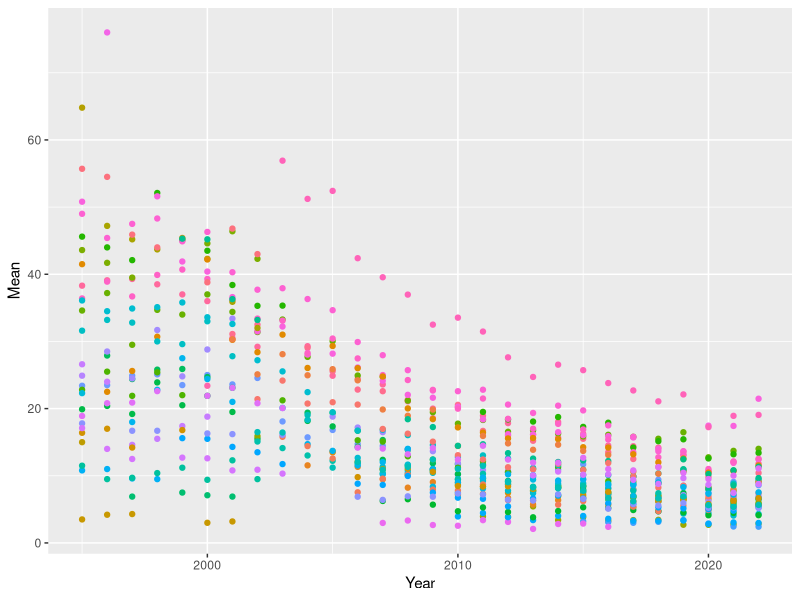
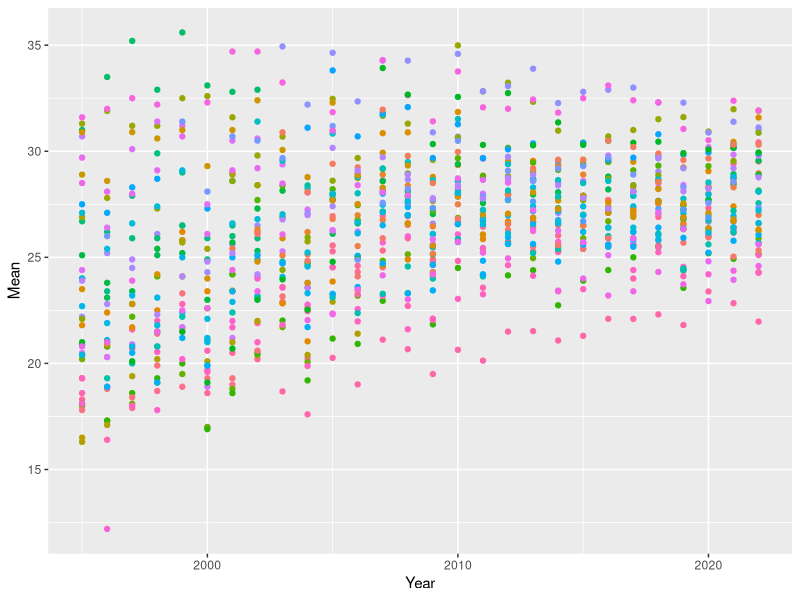
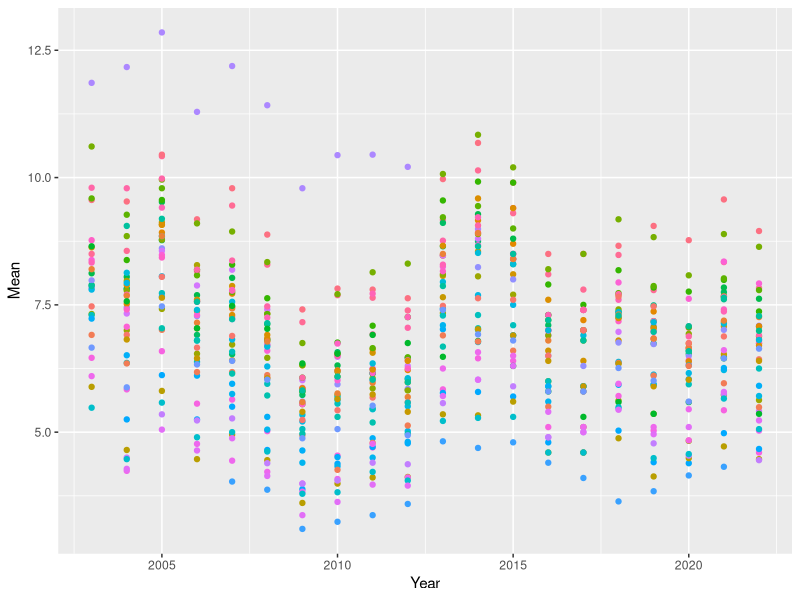
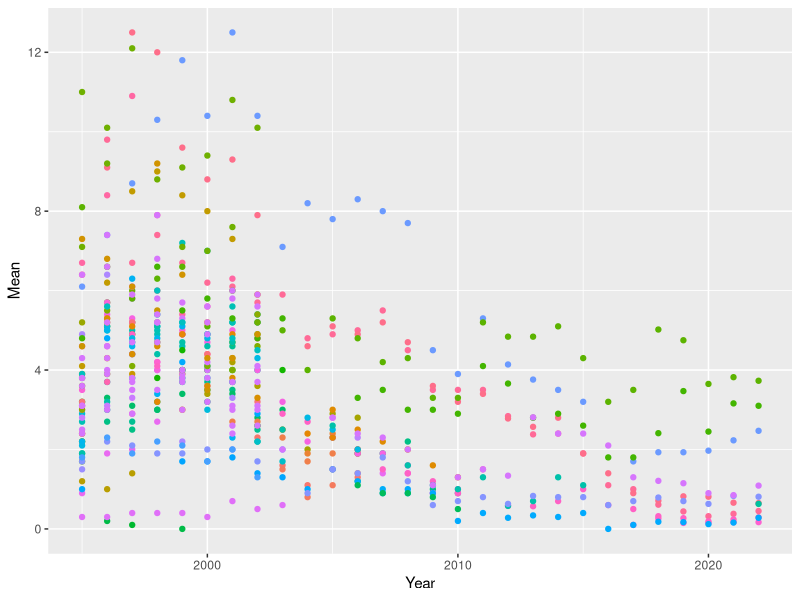

The R script that drew these images, in order:
## ---- chunk 1
knitr::opts_chunk$set(echo = TRUE)
## ---- chunk 2
library(tidyverse)
library(readxl)
library(lubridate)
library(ggplot2)
library(lubridate)
## ---- chunk 3
NOX <- read_excel("./data/NOX.xlsx", skip = 3)
O3 <- read_excel("./data/O3.xlsx", skip = 3)
PM25 <- read_excel("./data/PM25.xlsx", skip = 5)
SO2 <- read_excel("./data/SO2.xlsx", , skip = 7)
## ---- chunk 4
NOX = NOX %>% mutate(Mean = as.numeric(Mean))
O3 = O3 %>% mutate(Mean = as.numeric(Mean))
PM25 = PM25 %>% mutate(Mean = as.numeric(Mean)) %>% mutate(Year = as.integer(Year))
SO2 = SO2 %>% mutate(Mean = as.numeric(Mean))
view(PM25)
## ---- chunk 5
O3 = O3 %>% drop_na(Mean)
NOX = NOX %>% drop_na(Mean)
PM25 = PM25 %>% drop_na(Mean)
SO2 = SO2 %>% drop_na(Mean)
## ---- chunk 6
glimpse(NOX)
glimpse(PM25)
glimpse(SO2)
## ---- chunk 7
#x = left_join(CO, NO2, by = join_by("Year", "City"), suffix = c(".CO", ".NO2"))
#x = left_join(x, NOX, by = year)
#x = left_join(x, PM25)
#x = left_join(x, SO2)


## ---- chunk 8
ggplot(NOX, aes(x = Year, y = Mean, col = City)) + geom_point() + theme(legend.position="none") 
ggplot(O3, aes(x = Year, y = Mean, col = City)) + geom_point() + theme(legend.position="none") 
ggplot(PM25, aes(x = Year, y = Mean, col = City)) + geom_point() + theme(legend.position="none")
ggplot(SO2, aes(x = Year, y = Mean, col = City)) + geom_point() + theme(legend.position="none") 
